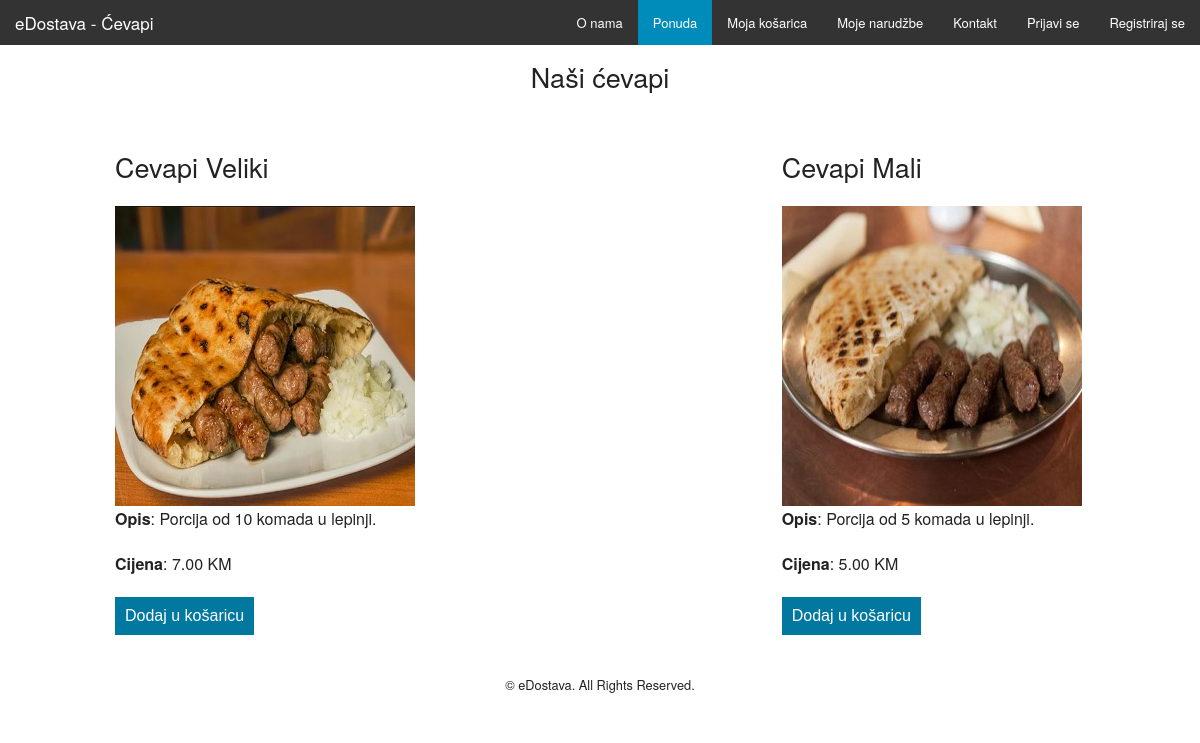
Page /products_cevapi.php on the committed database.
### tables this page shows
CREATE TABLE `products` (
  `id` int(11) NOT NULL,
  `product_code` varchar(60) NOT NULL,
  `product_name` varchar(60) NOT NULL,
  `product_type` varchar(60) NOT NULL,
  `product_desc` tinytext NOT NULL,
  `product_img_name` varchar(60) NOT NULL,
  `qty` int(5) NOT NULL,
  `price` decimal(10,2) NOT NULL
);

### config.php (called while the page is built, shortened)
<?php
$currency = 'KM';
?>

### products_cevapi.php (the view, shortened to what this page needs)
<?php
include 'config.php';
?>
<!doctype html>
<html class="no-js" lang="en">
  <head>
    <link rel="stylesheet" href="css/foundation.css" />
  </head>
  <body>
    <nav class="top-bar" data-topbar role="navigation">
      <ul class="title-area">
        <li class="name">
          <h1><a href="index.php">eDostava - Ćevapi</a></h1>
        </li>
      </ul>
      <section class="top-bar-section">
        <ul class="right">
          <li><a href="about.php">O nama</a></li>
          <li class="active">
            <a data-dropdown="drop1" aria-controls="drop1" aria-expanded="false">Ponuda</a>
          </li>
          <li><a href="cart.php">Moja košarica</a></li>
          <li><a href="orders.php">Moje narudžbe</a></li>
          <li><a href="contact.php">Kontakt</a></li>
          <?php
          if(isset($_SESSION['username'])){
            echo '<li><a href="account.php">Moj račun</a></li>';
            echo '<li><a href="logout.php">Odjavi se</a></li>';
          }
          else{
            echo '<li><a href="login.php">Prijavi se</a></li>';
            echo '<li><a href="register.php">Registriraj se</a></li>';
          }
          ?>
        </ul>
      </section>
    </nav>
    <div class="row" style="margin-top:10px;">
      <div class="small-12">
        <h3 style="text-align:center;">Naši ćevapi</h3>
        <br>
        <?php
          $result = $mysqli->query("SELECT * FROM products WHERE product_type='cevapi'");
          if($result){
            while($obj = $result->fetch_object()) {
              echo '<div class="large-4 columns">';
              echo '<p><h3>'.$obj->product_name.'</h3></p>';
              echo '<img src="images/products/'.$obj->product_img_name.'"/>';
              echo '<p><strong>Opis</strong>: '.$obj->product_desc.'</p>';
              echo '<p><strong>Cijena</strong>: '.$obj->price.'&nbsp;'.$currency.'</p>';
              if($obj->qty > 0){
                echo '<p><a href="update-cart.php?action=add&id='.$obj->id.'"><input type="submit" value="Dodaj u košaricu" style="clear:both; background: #0078A0; border: none; color: #fff; font-size: 1em; padding: 10px;" /></a></p>';
              }
              else {
                echo 'Nestalo :(';
              }
              echo '</div>';
            }
          }
          echo '</div>';
          echo '</div>';
          ?>
        <div class="row" style="margin-top:10px;">
          <div class="small-12">
        <footer style="margin-top:10px;">
           <p style="text-align:center; font-size:0.8em;clear:both;">&copy; eDostava. All Rights Reserved.</p>
        </footer>
      </div>
    </div>
  </body>
</html>

### rows in the picture
products: product_name "Cevapi Veliki", product_img_name (picture), product_desc "Porcija od 10 komada u lepinji.", price "7.00"
products: product_name "Cevapi Mali", product_img_name (picture), product_desc "Porcija od 5 komada u lepinji.", price "5.00"
